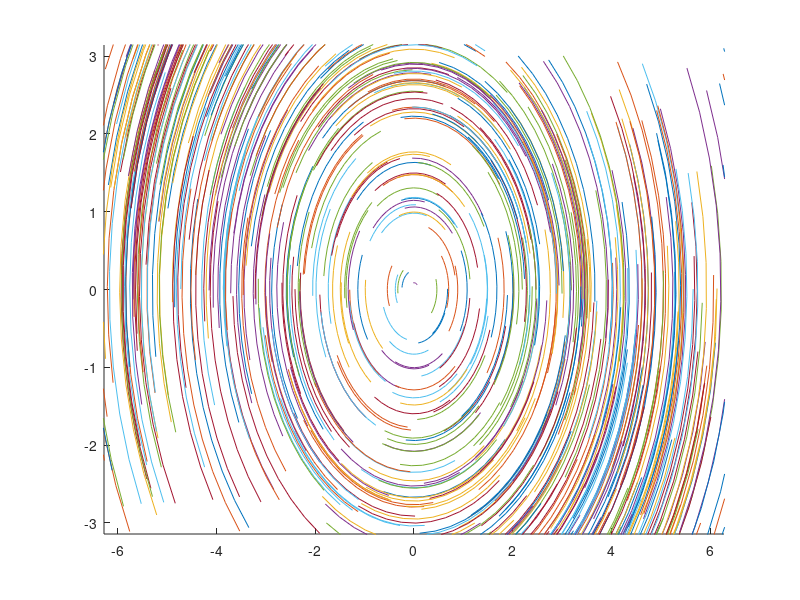

This chart was generated by the following MATLAB code:
## -*- texinfo -*-
## Draw a phase diagram.

1;
pbaspect([1 1 1]) % aspect ratio
xmin=-2*pi; xmax=2*pi;
ymin=-pi; ymax=pi;

% df = @(t,y) [y(2); (1 - y(1)^2) * y(2) - y(1)]; % Van der Pol
df = @(t,y) [y(2); -y(1)]; % harmonic? how to damp?
%df = @(t,y) [sin(y(2)*pi); -cos(y(1)*pi)];

hold off
newplot
hold on
axis ([xmin xmax ymin ymax])

for n=1:500
  x0=(xmax-xmin)*rand() +xmin;
  y0=(ymax-ymin)*rand() +ymin;
  [t,y] = ode45(df, [0:0.1:1], [x0, y0]);
  X=y(:,1);
  Y=y(:,2);
  plot(X,Y)
endfor
